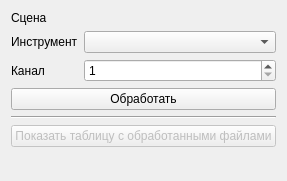
<?xml version="1.0" encoding="UTF-8"?>
<ui version="4.0">
 <class>ProcessingWidget</class>
 <widget class="QWidget" name="ProcessingWidget">
  <property name="geometry">
   <rect>
    <x>0</x>
    <y>0</y>
    <width>275</width>
    <height>181</height>
   </rect>
  </property>
  <property name="windowTitle">
   <string>Form</string>
  </property>
  <layout class="QVBoxLayout" name="verticalLayout">
   <item>
    <widget class="QLabel" name="sceneLabel">
     <property name="text">
      <string>Сцена</string>
     </property>
    </widget>
   </item>
   <item>
    <layout class="QFormLayout" name="formLayout">
     <item row="0" column="0">
      <widget class="QLabel" name="label_2">
       <property name="text">
        <string>Инструмент</string>
       </property>
      </widget>
     </item>
     <item row="0" column="1">
      <widget class="QComboBox" name="toolComboBox"/>
     </item>
     <item row="1" column="0">
      <widget class="QLabel" name="label_3">
       <property name="text">
        <string>Канал</string>
       </property>
      </widget>
     </item>
     <item row="1" column="1">
      <widget class="QSpinBox" name="bandSpinBox">
       <property name="prefix">
        <string/>
       </property>
       <property name="minimum">
        <number>1</number>
       </property>
       <property name="maximum">
        <number>242</number>
       </property>
      </widget>
     </item>
    </layout>
   </item>
   <item>
    <widget class="QPushButton" name="processButton">
     <property name="text">
      <string>Обработать</string>
     </property>
    </widget>
   </item>
   <item>
    <widget class="Line" name="line">
     <property name="orientation">
      <enum>Qt::Horizontal</enum>
     </property>
    </widget>
   </item>
   <item>
    <widget class="QPushButton" name="showProcessedTableButton">
     <property name="enabled">
      <bool>false</bool>
     </property>
     <property name="text">
      <string>Показать таблицу с обработанными файлами</string>
     </property>
    </widget>
   </item>
   <item>
    <spacer name="verticalSpacer">
     <property name="orientation">
      <enum>Qt::Vertical</enum>
     </property>
     <property name="sizeHint" stdset="0">
      <size>
       <width>20</width>
       <height>40</height>
      </size>
     </property>
    </spacer>
   </item>
  </layout>
 </widget>
 <resources/>
 <connections/>
</ui>
